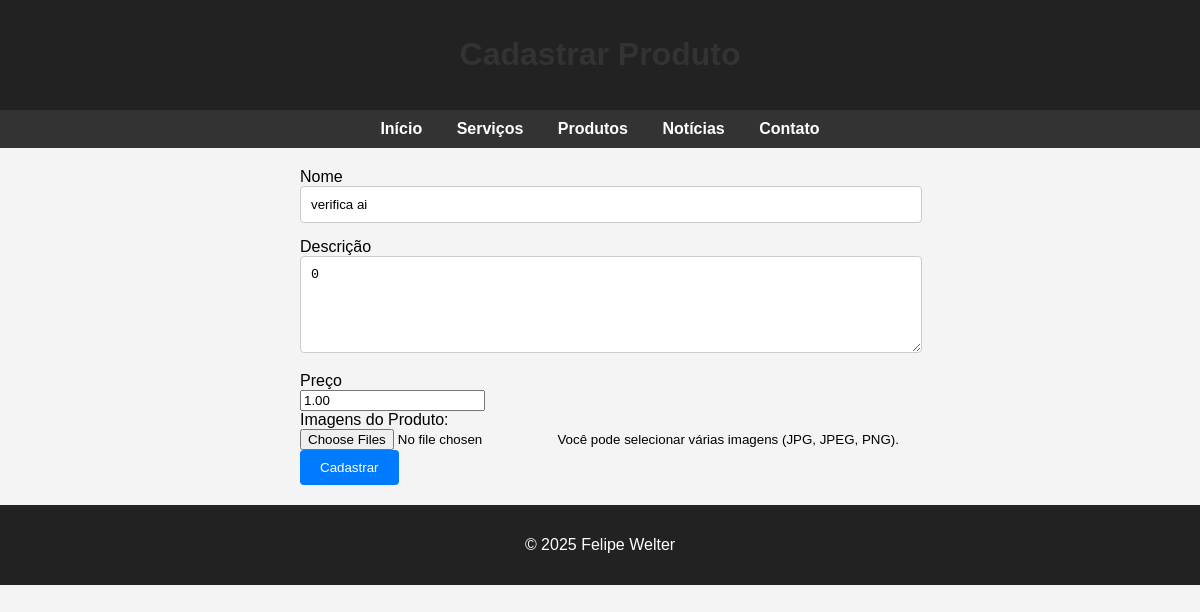
The page /edit-product/11 (signed in) on the database its author committed.
### app/models.py (models this page shows)
class Produto(db.Model):
    id = db.Column(db.Integer, primary_key=True)
    nome = db.Column(db.String(100), nullable=False)
    descricao = db.Column(db.Text, nullable=False)
    preco = db.Column(db.Float, nullable=False)
    data_cadastro = db.Column(db.DateTime, default=datetime.utcnow)
    imagens = db.relationship('ImagemProduto', back_populates='produto', cascade='all, delete-orphan')

### app/routes.py (the view, shortened to what this page needs)
@main.route('/edit-product/<int:id>', methods=['GET', 'POST'])
@login_required
def edit_product(id):
    produto = Produto.query.get_or_404(id)
    form = ProdutoForm(obj=produto)
    return render_template('add_product.html', form=form, produto=produto)

### app/forms.py
class ProdutoForm(FlaskForm):
    nome = StringField('Nome', validators=[DataRequired()])
    descricao = TextAreaField('Descrição', validators=[DataRequired()])
    preco = DecimalField('Preço', validators=[DataRequired(), NumberRange(min=0)])
    imagens = MultipleFileField('Imagens', validators=[
        FileAllowed(['jpg', 'jpeg', 'png', 'gif'], 'Apenas arquivos de imagem são permitidos.')
    ])
    submit = SubmitField('Cadastrar')

### app/routes.py (called while the page is built)
def login_required(func):
    from functools import wraps
    @wraps(func)
    def wrapper(*args, **kwargs):
        if 'admin_id' not in session:
            return redirect(url_for('main.login'))
        return func(*args, **kwargs)
    return wrapper

### app/templates/add_product.html (shortened to what this page needs)
<!DOCTYPE html>
<html lang="pt-br">
<head>
</head>
<body>
  <header>
    <h1>Cadastrar Produto</h1>
  </header>
  <nav>
    <a href="{{ url_for('main.home') }}">Início</a>
    <a href="{{ url_for('main.services') }}">Serviços</a>
    <a href="{{ url_for('main.products') }}">Produtos</a>
    <a href="{{ url_for('main.news') }}">Notícias</a>
    <a href="{{ url_for('main.contact') }}">Contato</a>
  </nav>
  <div class="container">
    <form method="POST" enctype="multipart/form-data">
      <div>
        {{ form.nome.label }}<br>
        {{ form.nome(size=40) }}
      </div>
      <div>
        {{ form.descricao.label }}<br>
        {{ form.descricao(rows=5, cols=40) }}
      </div>
      <div>
        {{ form.preco.label }}<br>
        {{ form.preco(step="0.01") }}
      </div>
      <div>
        <label for="imagens">Imagens do Produto:</label><br>
        {{ form.imagens(class_="form-control", multiple=True) }}
        <small>Você pode selecionar várias imagens (JPG, JPEG, PNG).</small>
      </div>
      <div>
        {{ form.submit(class_="btn btn-primary") }}
      </div>
    </form>
  </div>
  <footer>
    <p>&copy; 2025 Felipe Welter</p>
  </footer>
</body>
</html>

### app/templates/style.html (style rules this page uses)
body { background-color: #f4f4f4; font-family: Arial, sans-serif; margin: 0; padding: 0; }
header, footer { background-color: #222; color: #fff; text-align: center; padding: 15px; }
nav { background-color: #333; padding: 10px; text-align: center; }
nav a { color: #fff; margin: 0 15px; text-decoration: none; font-weight: bold; }
.container { padding: 20px; }
h1, h2 { color: #333; }
form { max-width: 600px; margin: auto; }
input[type="text"], textarea { width: 100%; padding: 10px; margin-bottom: 15px; border: 1px solid #ccc; border-radius: 4px; }
input[type="submit"], button { background-color: #007BFF; color: white; border: none; padding: 10px 20px; border-radius: 4px; cursor: pointer; }

### rows shown on the page
Produto: nome "verifica ai", descricao "0", preco "1.00"
